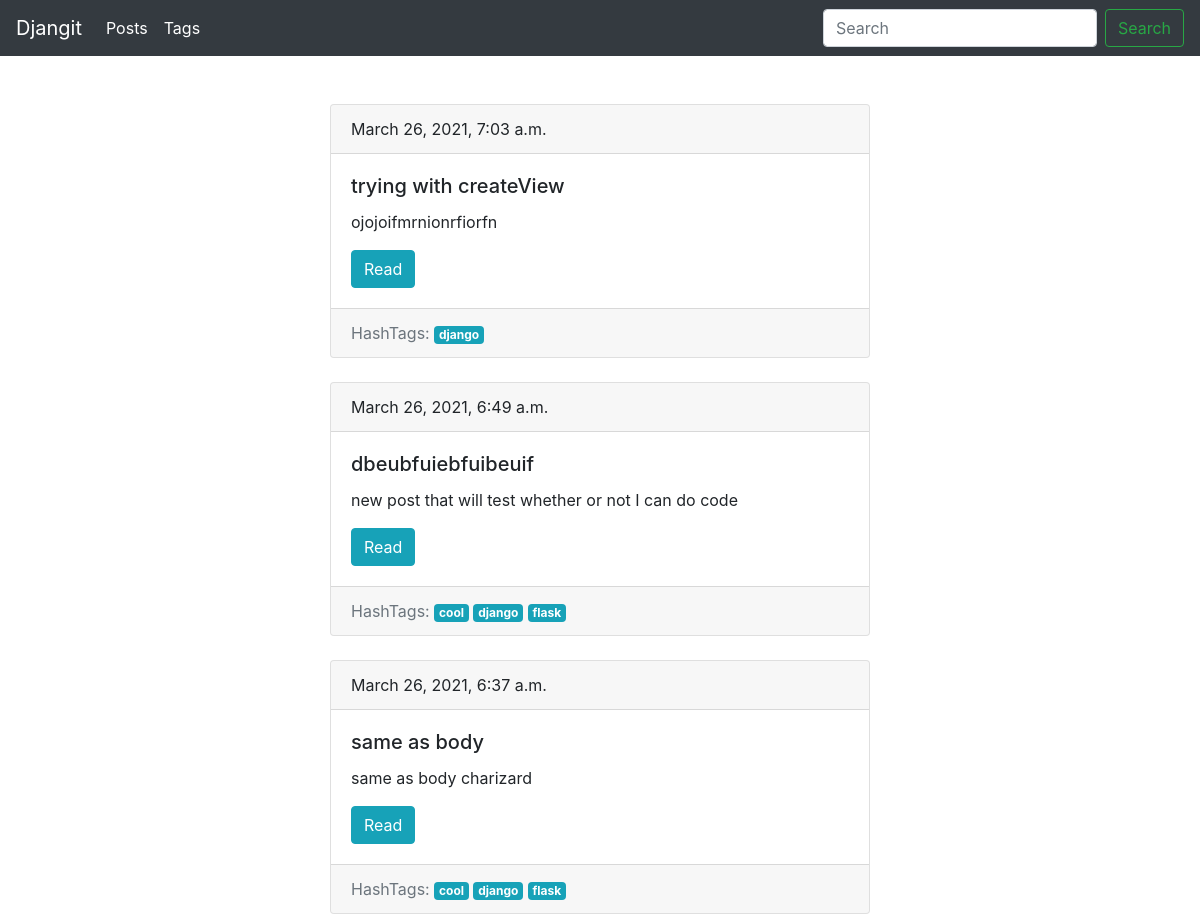
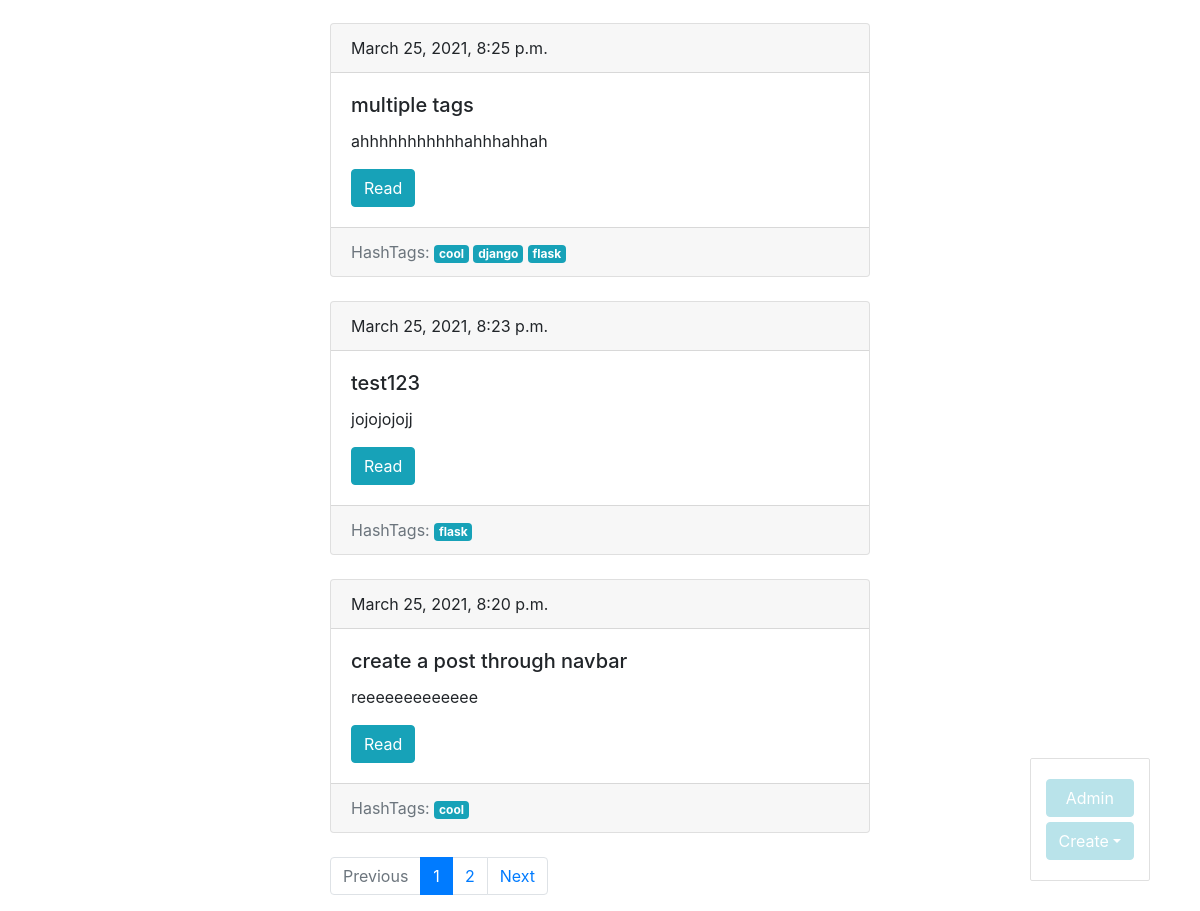
/blog/ (signed in), run on an earlier commit of the app's database (2 pictures, top to bottom).
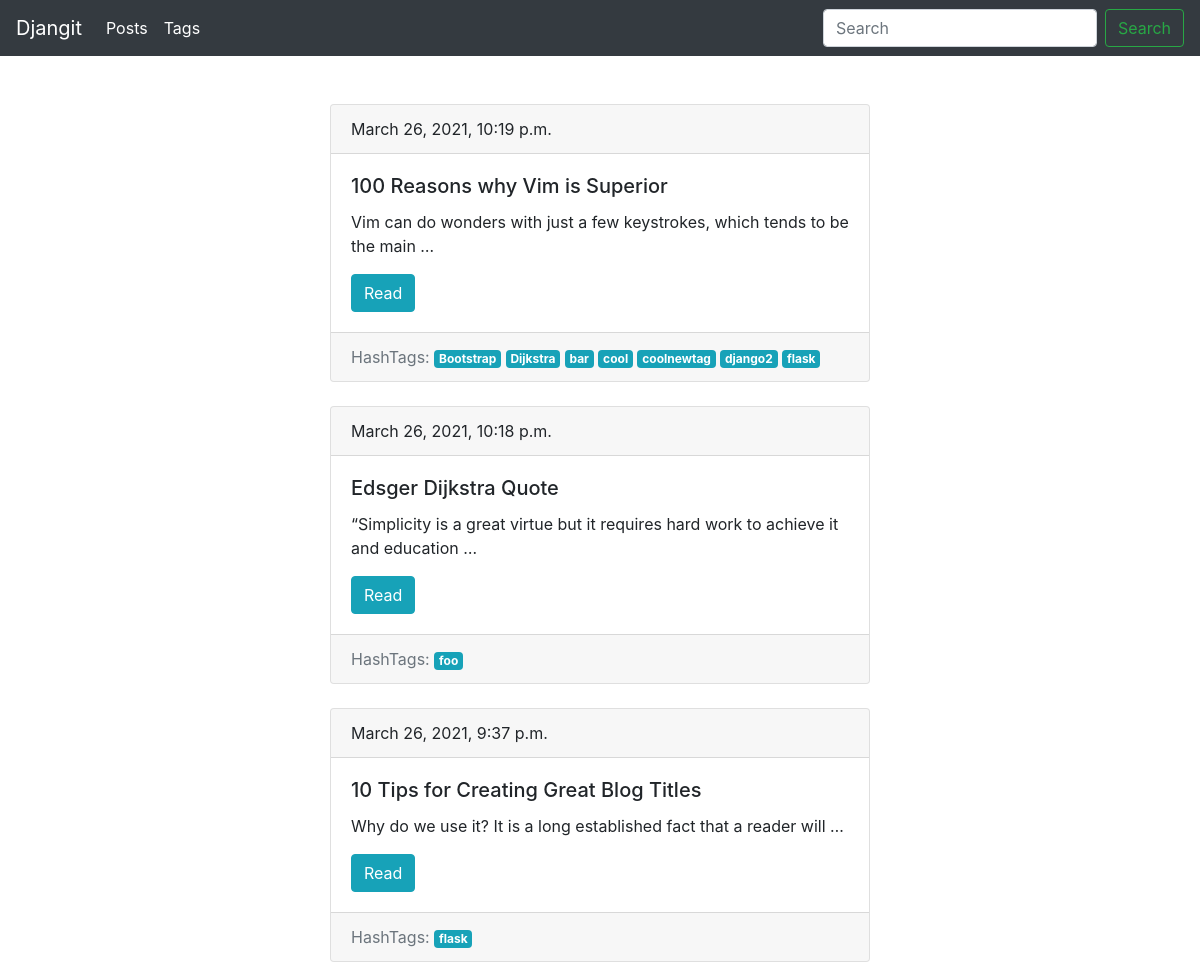
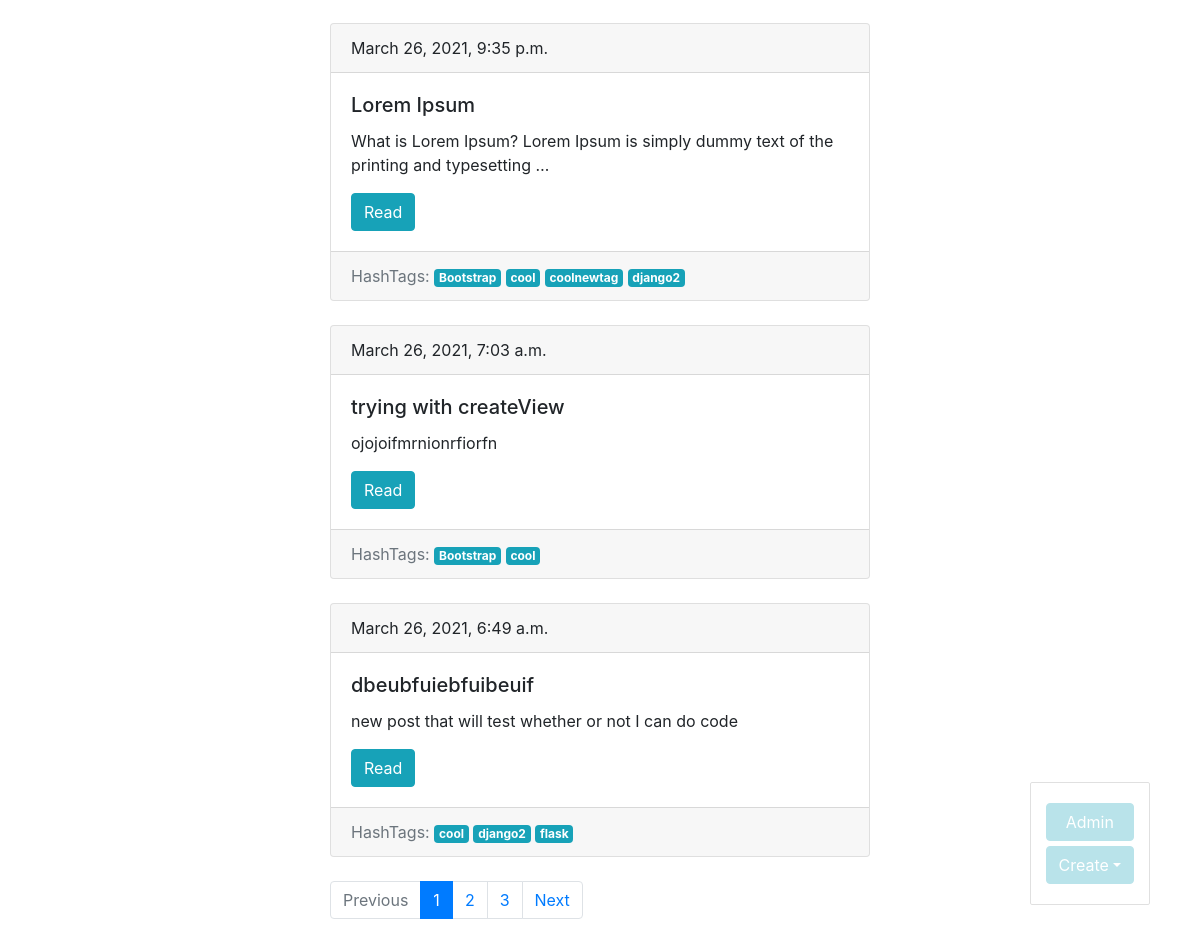
And on a later commit of the database (2 pictures, top to bottom).
### blog/models.py (models this page shows, shortened)
class Post(models.Model):
    title = models.CharField(max_length=150, db_index=True)
    slug = models.SlugField(max_length=200, unique=True, blank=True)
    body = models.TextField(blank=True, db_index=True)
    date_pub = models.DateTimeField(auto_now_add=True)
    tags = models.ManyToManyField('Tag', blank=True, related_name='posts')
    def get_absolute_url(self):
        return reverse("post_detail_url", kwargs={"slug": self.slug})
    class Meta:
        ordering = ['-date_pub']

class Tag(models.Model):
    title = models.CharField(max_length=150)
    slug = models.SlugField(max_length=150, unique=True)
    def get_absolute_url(self):
        return reverse("tag_detail_url", kwargs={"slug": self.slug})
    class Meta:
        ordering = ['title']

### blog/views.py (the view)
# urls.py: path('', posts_list, name="posts_list_url"),
def posts_list(request):
    search_query = request.GET.get('search', '')
    if search_query:
        posts = Post.objects.filter(Q(title__icontains=search_query) | Q(body__icontains=search_query))
    else:
        posts = Post.objects.all()
    paginator = Paginator(posts, 6)
    page_number = request.GET.get('page', 1)
    page = paginator.get_page(page_number)
    if page.has_next():
        next_url = f'?page={page.next_page_number()}'
    else:
        next_url = ''
    if page.has_previous():
        prev_url = f'?page={page.previous_page_number()}'
    else:
        prev_url = ''
    return render(request, 'blog/posts_list.html', context={'Paginator': Paginator, 'page': page,
    'next_page_url': next_url, 'prev_page_url': prev_url})

### blog/templates/blog/posts_list.html (shortened to what this page needs)
{% extends 'blog/base_blog.html' %}
{% block content %}
    {% for post in page.object_list %}
        {% include 'blog/includes/post_card_template.html'%}
    {% endfor %}
{% endblock  %}

### blog/templates/blog/includes/post_card_template.html
<div class="card mb-4">
    <div class="card-header">
        {{post.date_pub}}
    </div>
    <div class="card-body">
        <h5 class="card-title">{{post.title}}</h5>
        <p class="card-text">{{post.body | truncatewords:15}}</p>
        <a href="{{ post.get_absolute_url }}" class="btn btn-info">Read</a>
    </div>
    <div class="card-footer text-muted">
        HashTags:
        {% for tag in post.tags.all %}
            <a href="{{ tag.get_absolute_url }}">
                <span class="badge badge-info">{{ tag.title }}</span>
            </a>
        {% endfor %}
    </div>
</div>

What changed in the data, as far as the page shows it:
no longer on this page (row unchanged): Post: date_pub "March 26, 2021, 6:37 a.m.", title "same as body", body "same as body charizard", Tag (title "cool"), Tag (title "django"), Tag (title "flask")
no longer on this page (row unchanged): Post: date_pub "March 25, 2021, 8:25 p.m.", title "multiple tags", body "ahhhhhhhhhhhahhhahhah", Tag (title "cool"), Tag (title "django"), Tag (title "flask")
no longer on this page (row unchanged): Post: date_pub "March 25, 2021, 8:23 p.m.", title "test123", body "jojojojojj", Tag (title "flask")
no longer on this page (row unchanged): Post: date_pub "March 25, 2021, 8:20 p.m.", title "create a post through navbar", body "reeeeeeeeeeeee", Tag (title "cool")
added Post: date_pub "March 26, 2021, 10:19 p.m.", title "100 Reasons why Vim is Superior", body "Vim can do wonders with just a few keystrokes, which tends to be the main …", Tag (title "cool"), Tag (title "django2"), Tag (title "flask")
added Tag: title "Bootstrap"
added Tag: title "Dijkstra", shown under "March 26, 2021, 10:19 p.m."
added Tag: title "bar", shown under "March 26, 2021, 10:19 p.m."
now on this page (row unchanged): Tag: title "coolnewtag"
changed Tag: title "django" → "django2"
added Post: date_pub "March 26, 2021, 10:18 p.m.", title "Edsger Dijkstra Quote", body "“Simplicity is a great virtue but it requires hard work to achieve it and education …"
added Tag: title "foo", shown under "March 26, 2021, 10:18 p.m."
added Post: date_pub "March 26, 2021, 9:37 p.m.", title "10 Tips for Creating Great Blog Titles", body "Why do we use it? It is a long established fact that a reader will …", Tag (title "flask")
added Post: date_pub "March 26, 2021, 9:35 p.m.", title "Lorem Ipsum", body "What is Lorem Ipsum? Lorem Ipsum is simply dummy text of the printing and typesetting …", Tag (title "cool"), Tag (title "django2")
changed Post "trying with createView": gains Tag (title "cool"); loses Tag (title "django")
Also different on the page:
new list line: "3"
